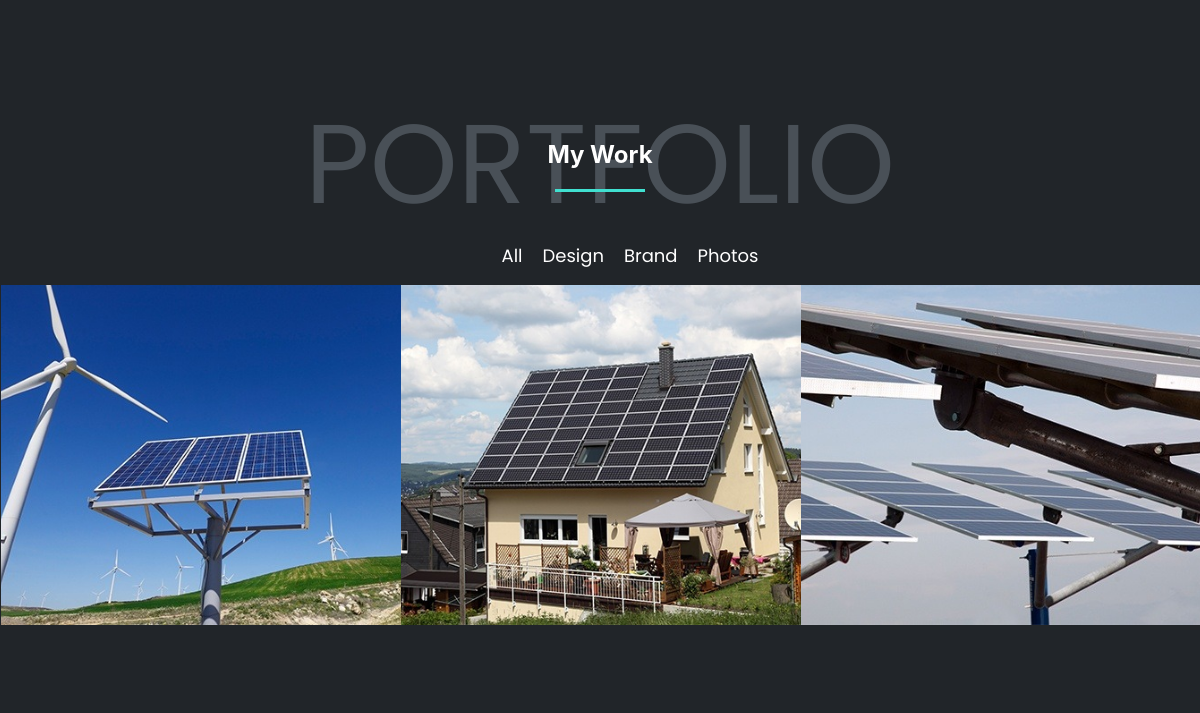
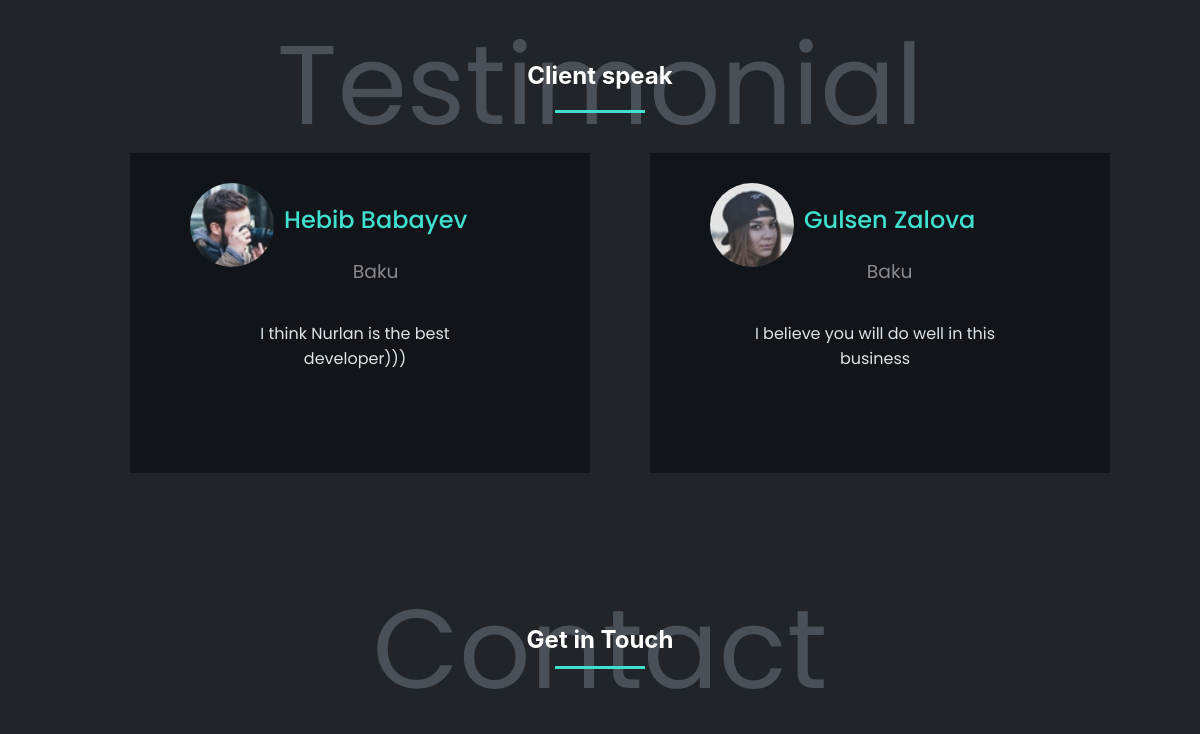
Before: / (middle part) with the older database file (2 pictures, top to bottom).
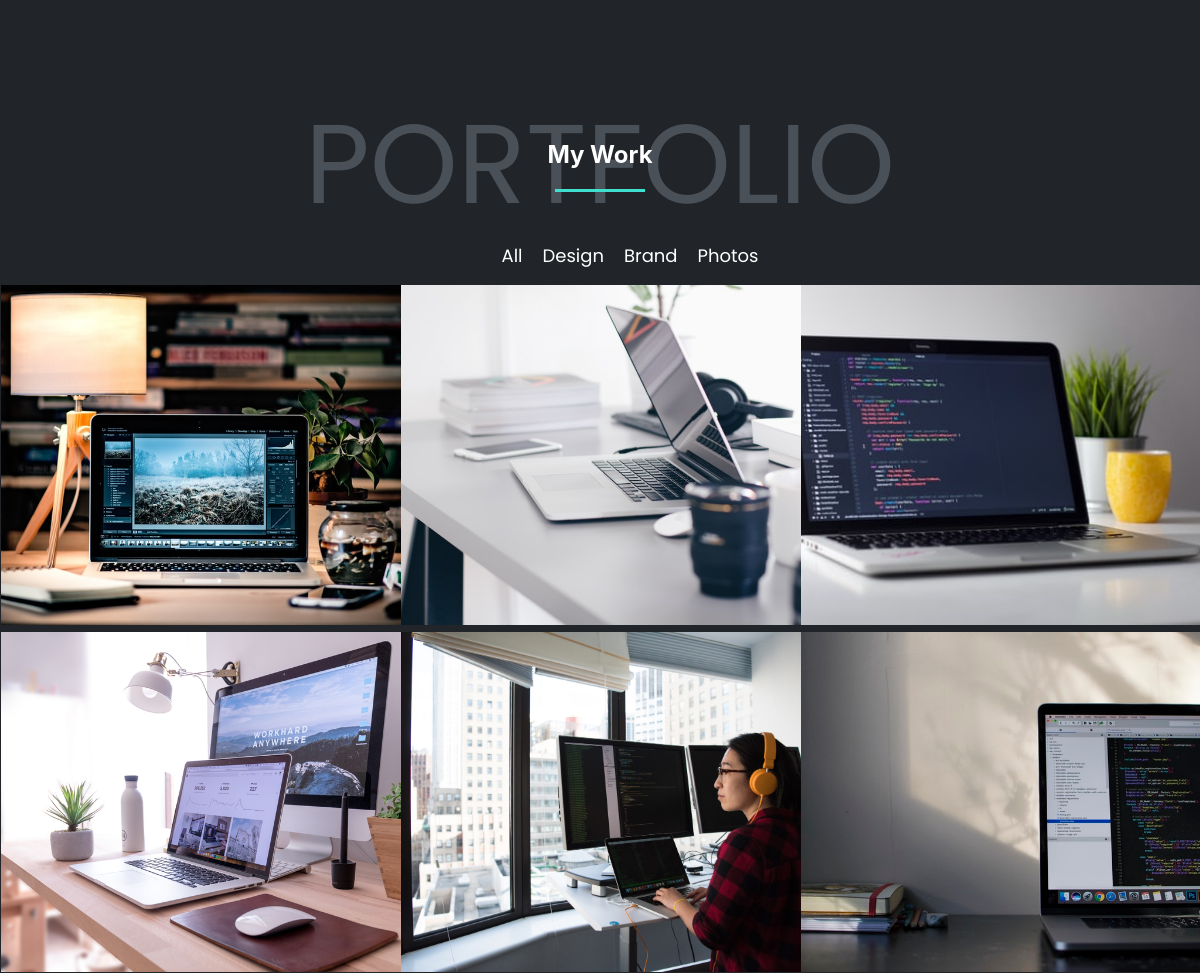
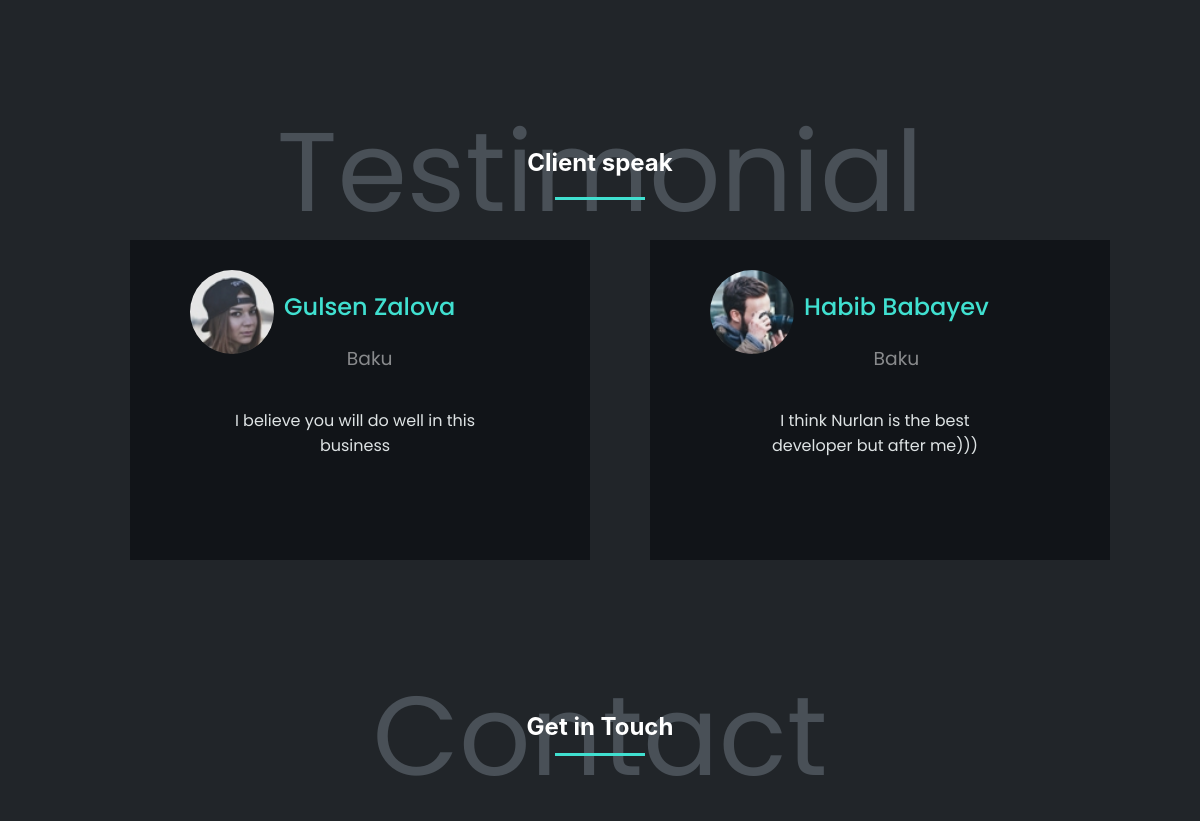
After: the same page with the newer database file (2 pictures, top to bottom).
### app.py (models this page shows)
class Emr(db.Model):
    n_id = db.Column(db.Integer, primary_key=True)
    n_img = db.Column(db.String(80))
    n_date = db.Column(db.String(120))

class Test(db.Model):
    n_id = db.Column(db.Integer, primary_key=True)
    n_img = db.Column(db.String(80))
    n_ad = db.Column(db.String(120))
    n_adress = db.Column(db.String(120))
    n_paragraf = db.Column(db.String(120))
    n_date = db.Column(db.String(120))

### app.py (the view)
@app.route('/',methods=['GET','POST'])
def add():
  butunxeberler=Xeber.query.all()
  butuntasklar=Task.query.all()
  butunemrler=Emr.query.all()
  butuntestler=Test.query.all()
  return render_template('index.html',xeberler=butunxeberler,tasklar=butuntasklar,emrler=butunemrler,testler=butuntestler)

### templates/index.html (shortened to what this page needs)
<!DOCTYPE html>
<html lang="en">
<head>
    <link rel="stylesheet" href="../static/style.css">
    <link rel="stylesheet" href="https://pro.fontawesome.com/releases/v5.10.0/css/all.css" />
</head>
<body>
    <section id="Portfolio">
        <div class="container">
            <div class="header ">
                <div class="arxa ">PORTFOLIO</div>
                <h1>My Work</h1>
                <div class="span "> </div>
                <div class="photo ">
                    <ul>
                        <li>
                            <a href="# ">All</a>
                        </li>
                        <li>
                            <a href="# ">Design</a>
                        </li>
                        <li>
                            <a href="# ">Brand</a>
                        </li>
                        <li>
                            <a href="# ">Photos</a>
                        </li>
                    </ul>
                </div>
                <div class="resimler">
                    <div class="resim ">
                        {% for emr in emrler %}
                        <div> <img src="../static/uploads/{{emr.n_img}}" alt=""></div>
                        {% endfor %}
                    </div>
                </div>
            </div>
        </div>
    </section>
    <section id="Testimonial">
        <div class="container">
            <div class="header ">
                <div class="arxa ">Testimonial</div>
                <h1>Client speak</h1>
                <div class="span "> </div>
                <div id="slide " class="clents ">
                    <div id="slider1 " class="client ">
                        {% for test in testler %}
                        <div class="ha ">
                            <div class="cle1 ">
                                <img src="../static/uploads/{{test.n_img}}" alt="">
                                <div>
                                    <h2>{{test.n_ad}}</h2>
                                    <h3>{{test.n_adress}}</h3>
                                </div>
                            </div>
                            <p>{{test.n_paragraf}}</p>
                        </div>
                        {% endfor %}
                    </div>
                </div>
            </div>
        </div>
    </section>
    <section id="Contact">
        <div class="container">
            <div class="header ">
                <div class="arxa ">Contact</div>
                <h1>Get in Touch
                    <div class="span "></div>
                </h1>
            </div>
        </div>
    </section>
</body>
</html>

### static/style.css (style rules this page uses)
body { margin: 0; padding: 0; font-family: "Poppins", sans-serif; }
.container { max-width: 1200px; margin: 0 auto; }
#Portfolio { background-color: #212529; }
#Testimonial { background-color: #212529; }
#Contact { background-color: #212529; }
html { scroll-behavior: smooth; }
.header { border: 1px solid #212529; text-align: center; position: relative; }
.arxa { font-size: 7em; font-family: "Poppins", sans-serif; color: #495057; background-color: #212529; position: absolute; top: 0; left: 0; right: 0; margin-top: 80px; font-style: bold; }
.span { background-color: turquoise; text-align: center; height: 3px; width: 90px; margin-left: 440px; position: relative; margin-top: 12px; margin-right: auto !important; margin-left: auto !important; }
.header h1 { color: white; font-family: -apple-system, BlinkMacSystemFont, "Segoe UI", Roboto, Oxygen, Ubuntu, Cantarell, "Open Sans", "Helvetica Neue", sans-serif; margin-top: 140px; position: relative; text-align: center; }
#Portfolio { max-height: 2500px !important; }
#Testimonial { max-height: 2500px !important; }
#Contact { max-height: 1000px !important; }
.photo ul { display: flex; list-style-type: none; text-decoration: none; justify-content: center; align-items: center; }
.photo ul li a { text-decoration: none; list-style-type: none; margin-left: 20px; color: white; font-size: 18px; font-family: "Poppins", sans-serif; border: none; }
.photo { margin-top: 50px; }
.resim img { width: 400px; height: 340px; object-fit: cover; }
.resim { display: grid; grid-template-columns: 1fr 1fr 1fr; }
.resimler { text-align: center; }
.clents { display: flex; margin-top: 40px; overflow: hidden; margin-left: 40px; position: relative; justify-content: space-around; }
.cle1 { display: flex; margin-left: 40px; margin-top: 30px; }
.cle1 img { border-radius: 55%; margin-left: 20px; width: 20%; height: 20%; object-fit: cover; }
.cle1 h2 { color: white; font-family: "Poppins", sans-serif; border: none; margin-left: 10px; font-weight: 500; color: turquoise; }
.cle1 h3 { font-family: "Poppins", sans-serif; color: rgba(255, 255, 255, 0.5) !important; margin-left: 10px; font-weight: 400; }
.clents p { color: #dee3e4; font-family: "Poppins", sans-serif; width: 270px; margin-left: 90px; }
.ha { background-color: #111418; width: 460px; height: 320px; margin-left: 30px; margin-right: 30px; box-sizing: border-box; margin-bottom: 10px; }
.client { display: flex; transition: 0, 5s ease; -webkit-transition: 0, 5s ease; -moz-transition: 0, 5s ease; -ms-transition: 0, 5s ease; -o-transition: 0, 5s ease; }

Changed rows visible on the page:
removed Emr: n_img (picture)
removed Emr: n_img (picture)
removed Emr: n_img (picture)
removed Test: n_img (picture), n_ad "Hebib Babayev", n_adress "Baku", n_paragraf "I think Nurlan is the best developer)))"
added Emr: n_img (picture)
added Emr: n_img (picture)
added Emr: n_img (picture)
added Emr: n_img (picture)
added Emr: n_img (picture)
added Emr: n_img (picture)
added Test: n_img (picture), n_ad "Habib Babayev", n_adress "Baku", n_paragraf "I think Nurlan is the best developer but after me)))"
